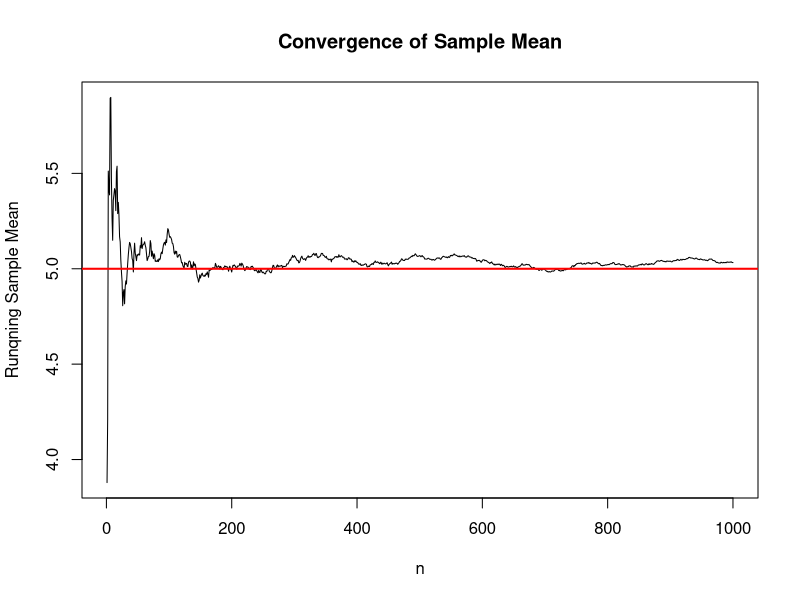
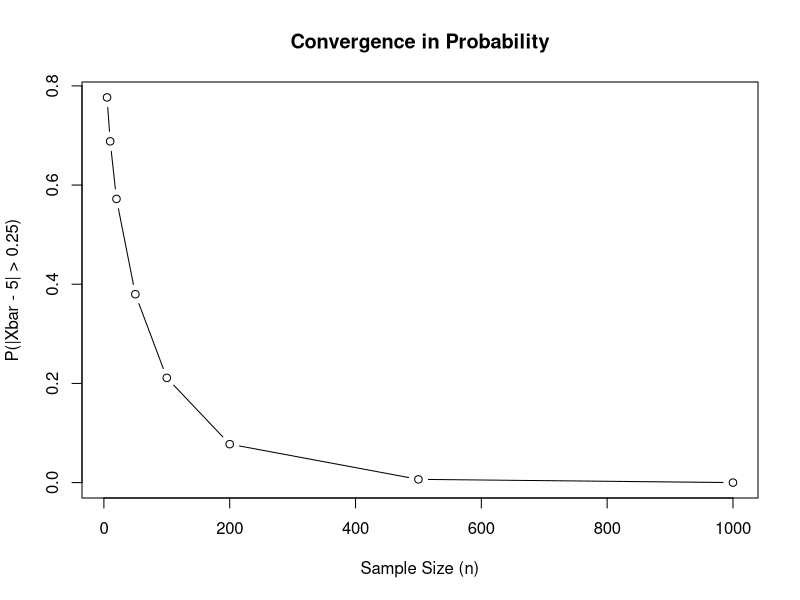
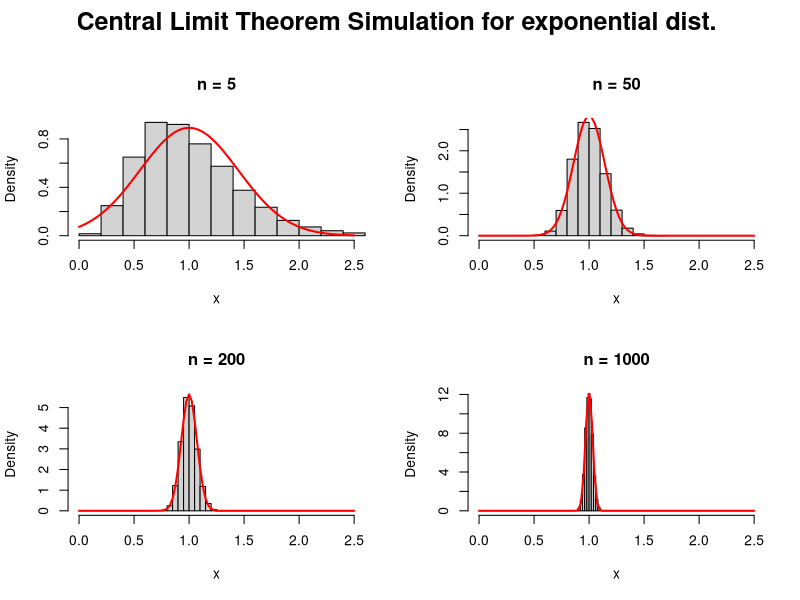

The R script that drew these images, in order:
## ---- chunk 1
knitr::opts_chunk$set(echo = TRUE)
## ---- chunk 2
# Number of observations
n <- 1000

# Generate iid observations from N(5, 4)
set.seed(123)
x <- rnorm(n, mean = 5, sd = 2)  # use sqrt(4), rnorm takes the standard deviation

# Compute the running sample mean
x_mean <- cumsum(x) / (1:n)  # element wise vector division

# Plot the running sample mean
plot(1:n, x_mean,
     type = "l",
     xlab = "n",
     ylab = "Runqning Sample Mean",
     main = "Convergence of Sample Mean")

# Add the true population mean
abline(h = 5, col = "red", lwd = 2)

## ---- chunk 3
sample_size <- c(5, 10, 20, 50, 100, 200, 500, 1000)

epsilon <- 0.25
sim_size <- 10000

# One probability for each sample size
# numeric(length(sample_size)) creates a numeric vector of length 8, initialized w/zeros
# the prob_outlier vector is needed graphing (y-axis)
prob_outlier <- numeric(length(sample_size))
count_outlier <- numeric(length(sample_size))

#Loop1
# loop over the sample size vector, this is the x-axis in the graph 
for (i in 1:length(sample_size)) {

  n <- sample_size[i]  

  outlier <- logical(sim_size)  # initialize a boolean vector length sim_size
  
  #Loop2
  # Create the x vector and set the T/F condition based on exceeding epsilon 
  for (j in 1:sim_size) {

    x <- rnorm(n, mean = 5, sd = 2)
    x_bar <- mean(x)                  # could replace with mean(rnorm(n,5,2))

    outlier[j] <- abs(x_bar - 5) > epsilon
  } # end of the simulaton loop

  # Store results
  count_outlier[i] <- sum(outlier)
  prob_outlier[i] <- mean(outlier)

  cat(
    "n =", n,
    "count exceeds epsilon =", count_outlier[i],
    " outlier probability =", prob_outlier[i],
    "\n"
  )
} # end of the sample size loop 

# Create results table
results <- data.frame(
  n = sample_size,
  count_exceeds_epsilon = count_outlier,
  outlier_probability = prob_outlier
)

# Display table
knitr::kable(
  results,
  digits = 4,
  col.names = c(
    "n",
    "Count",
    "Probability"
  ),
  caption = "Convergence in Probability Simulation",
  escape = FALSE
)


# Plot results
plot(
  sample_size,
  prob_outlier,
  type = "b",
  xlab = "Sample Size (n)",
  ylab = "P(|Xbar - 5| > 0.25)",
  main = "Convergence in Probability"
)

## ---- chunk 4
replicate(10, mean(rnorm(100, 5, 2)))

## ---- chunk 5
#sample_size <- c(5, 10, 20, 50, 100, 200, 500, 1000)
sample_size <- c(5, 50, 200,1000)

par(
  mfrow = c(2, 2),
  oma = c(0, 0, 3, 0)
)


sim_size <- 10000
mean_vector <- numeric(sim_size)

for (i in 1:length(sample_size)){
  
  n = sample_size[i]
  
  for (j in 1:sim_size){
    x = rexp(n=n, rate = 1)
    x_bar = mean(x)
    mean_vector[j] <- x_bar
    
  }
  
  hist(
    mean_vector,
    probability = TRUE,
    main = paste("n =", n),
    xlab = "x",
    xlim = c(0, 2.5)
  )
  
  curve(
    dnorm(x, mean = 1, sd = 1 / sqrt(n)),
    add = TRUE,
    col = "red",
    lwd = 2
  )
  
  
}

mtext(
    "Central Limit Theorem Simulation for exponential dist. ",
    outer = TRUE,
    side = 3,
    line = 1,
    cex = 1.5,
    font = 2
  )
